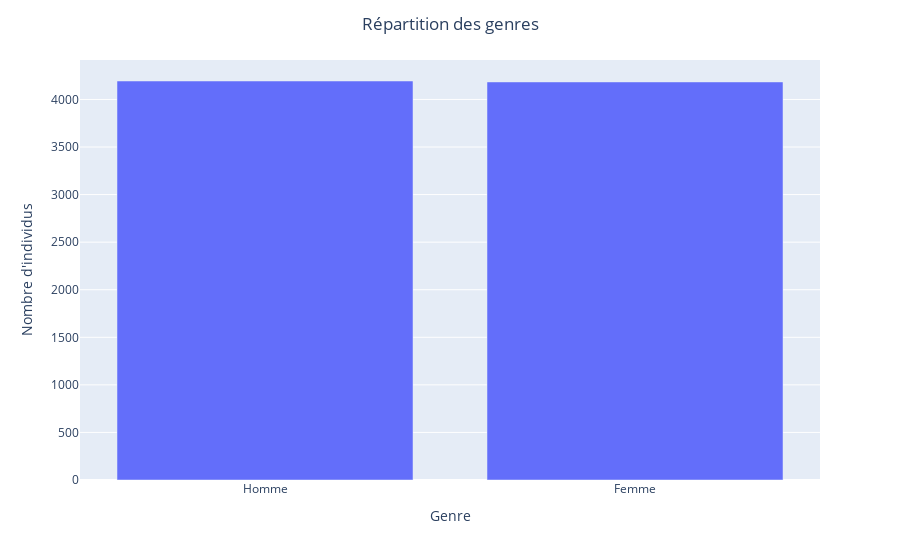

The cell this chart's notebook holds for it:
### Code cell
fig = px.bar(df_gender, x="gender_label", y="count", labels={"gender_label": "Genre"})
fig.update_layout(yaxis_title="Nombre d'individus", 
                  title="Répartition des genres", title_x=0.5)
fig.show()

### Figure 1 — Plotly figure (JSON) as saved in the notebook; plotly's stock layout.template omitted (floating-point values rounded to 4 significant figures)
{"data": [{"hovertemplate": "Genre=%{x}<br>count=%{y}<extra></extra>", "legendgroup": "", "marker": {"color": "#636efa", "pattern": {"shape": ""}}, "name": "", "orientation": "v", "showlegend": false, "textposition": "auto", "type": "bar", "x": ["Homme", "Femme"], "xaxis": "x", "y": [4194, 4184], "yaxis": "y"}], "layout": {"barmode": "relative", "legend": {"tracegroupgap": 0}, "margin": {"t": 60}, "title": {"text": "Répartition des genres", "x": 0.5}, "xaxis": {"anchor": "y", "domain": [0, 1], "title": {"text": "Genre"}}, "yaxis": {"anchor": "x", "domain": [0, 1], "title": {"text": "Nombre d'individus"}}}}
